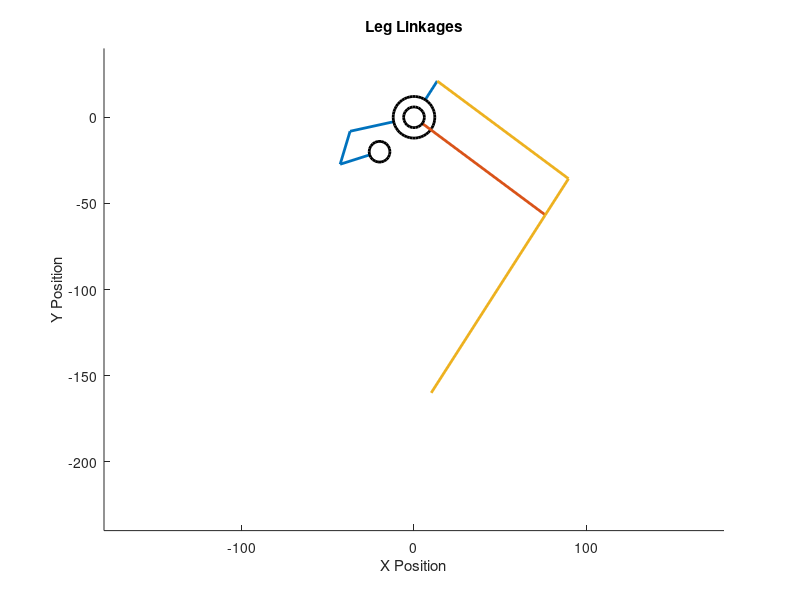

Reproduce this figure in MATLAB. (Note: this script raises an error after producing the figure.)
clearvars;
close all;

% Declare length and angle arrays
constLen = [24.0, 20.0, 38.0, 25.0, 95.0, 122.7];
varLen = [0.0, 0.0];

constAng = [135];
varAng = [0.0, 0.0, 0.0, 0.0, 0.0, 0.0, 0.0];

% linkLen = [24, 20, 38, 25, 95, 95, 120.0, 25, NaN, NaN, NaN]; % [24, 20, 35, 25, 95, 115, 154.3, 20, NaN, NaN, NaN];
% linkAng = [NaN, NaN, NaN, 0.0, NaN, NaN, NaN, NaN, NaN, 135.74, NaN, NaN]; % [NaN, NaN, NaN, 0.0, NaN, NaN, NaN, NaN, NaN, 95.74, NaN, NaN];

motor2 = [-20, -20];

footPosition = [10, -160];

function [length] = getLength(xArr, yArr)
    length = 0;
    % length = (yArr(2) - yArr(1))/(xArr(2) - xArr(1));
end


function [linkX, linkY] = generatePositions(constLen, varLen, constAng, varAng, motor2, footPosition)
    
    linkX = [];
    linkY = [];

    % General Calculations

    varLen(1) = sqrt(footPosition(1)^2 + footPosition(2)^2);
    varAng(1) = atand(abs(footPosition(2))/abs(footPosition(1)));
    if footPosition(1) > 0
        varAng(1) = 180-varAng(1);
    end
    varAng(2) = acosd((constLen(5)^2 - constLen(6)^2 - varLen(1)^2)/(-2*constLen(6)*varLen(1)));
    varAng(3) = varAng(1) - varAng(2);
    varAng(4) = 180 - constAng(1) - varAng(3);
    
    x2 = -constLen(3)*cosd(varAng(4)) - motor2(1);
    y2 = constLen(3)*sind(varAng(4)) - motor2(2);
   
    varLen(2) = sqrt(x2^2+y2^2);
    varAng(5) = atand(abs(y2)/abs(x2));
    varAng(6) = acosd((constLen(2)^2 - varLen(2)^2 - constLen(1)^2)/(-2*constLen(1)*varLen(2)));
    varAng(7) = varAng(5) - varAng(6);

    if isreal(varAng(3))
        M1Angle = atan2d(footPosition(2)+constLen(6)*sind(varAng(3)), footPosition(1)+constLen(6)*cosd(varAng(3)));
    else
        linkX = [NaN, NaN, NaN, NaN, NaN, NaN, NaN, NaN];
        linkY = [NaN, NaN, NaN, NaN, NaN, NaN, NaN, NaN];
        return
    end
    disp(varAng(4))
    
    if M1Angle > -10 || M1Angle < -120 || varAng(4) < -20
        linkX = [NaN, NaN, NaN, NaN, NaN, NaN, NaN, NaN];
        linkY = [NaN, NaN, NaN, NaN, NaN, NaN, NaN, NaN];
        return
    end

    % motor1Angle = atand(abs(footPosition(2)+constLen(6)*sind(varAng(3)))/abs(footPosition(1)+constLen(5)*cosd(varAng(3))));

    % linkLen(9) = sqrt(footPosition(1)^2 + footPosition(2)^2);
    % 
    % linkAng(5) = acosd((linkLen(9)^2 - linkLen(5)^2 - linkLen(7)^2)/(-2*linkLen(5)*linkLen(7)));
    % 
    % linkAng(7) = asind((linkLen(7)/linkLen(9))*sind(linkAng(5)));
    % 
    % linkAng(8) = atand(footPosition(1)/footPosition(2));
    % 
    % linkAng(1) = 90 - linkAng(7) + linkAng(8);
    % 
    % linkAng(3) = linkAng(5) - linkAng(1) - linkAng(4);
    % 
    % x1 = linkLen(5)*cosd(linkAng(1)) + linkLen(8)*cosd(linkAng(3));
    % y1 = -linkLen(5)*sind(linkAng(1)) + linkLen(8)*sind(linkAng(3));
    % 
    % linkLen(10) = sqrt(x1^2 + y1^2);
    % 
    % linkAng(9) = atand(abs(y1/x1));
    % 
    % temp = acosd((linkLen(6)^2 - linkLen(4)^2 - linkLen(10)^2)/(-2*linkLen(4)*linkLen(10)));
    % 
    % linkAng(2) = 90 - acosd((linkLen(6)^2 - linkLen(4)^2 - linkLen(10)^2)/(-2*linkLen(4)*linkLen(10))) + linkAng(9);
    % linkAng(11) = linkAng(10) - linkAng(2);
    % 
    % x2 = -linkLen(3) * sind(linkAng(11)) - motor2(1);
    % y2 =  linkLen(3) * cosd(linkAng(11)) - motor2(2);
    % 
    % fprintf("X: %f, Y: %f\n", x2, y2);
    % 
    % linkLen(11) = sqrt(x2^2 + y2^2);
    % 
    % linkAng(12) = acosd((linkLen(2)^2 - linkLen(1)^2 - linkLen(11)^2)/(-2*linkLen(1)*linkLen(11)));
    % 
    % linkAng(13) = atand(abs(y2/x2));
    % 
    % linkAng(6) = linkAng(13) - linkAng(12);
    
    % Link 1 Calculations
    linkX(1, :) = [motor2(1), motor2(1) - constLen(1) * cosd(varAng(7))];
    linkY(1, :) = [motor2(2), motor2(2) + constLen(1) * sind(varAng(7))];
    
    % disp("L1");
    % disp(getLength(linkX(1, :), linkY(1, :)));
    
    % Link 3 Calculations
    linkX(3, :) = [0, -constLen(3) * cosd(varAng(4))];
    linkY(3, :) = [0, constLen(3) * sind(varAng(4))];
    
    % disp("L3");
    % disp(getLength(linkX(3, :), linkY(3, :)));

    % Link 2 Calculations
    linkX(2, :) = [linkX(1, 2), linkX(3, 2)];
    linkY(2, :) = [linkY(1, 2), linkY(3, 2)];

    % disp("L2");
    % disp(getLength(linkX(:, 2), linkY(:, 2)));

    % Link 4 Calculations
    linkX(4, :) = [0, constLen(4) * cosd(varAng(3))];
    linkY(4, :) = [0, constLen(4) * sind(varAng(3))];

    % disp("L4");
    % disp(getLength(linkX(:, 4), linkY(:, 4)));

    % Link 5 Calculations
    linkX(5, :) = [0, footPosition(1) + constLen(6) * cosd(varAng(3))];
    linkY(5, :) = [0, footPosition(2) + constLen(6) * sind(varAng(3))];

    % disp("L5");
    % disp(getLength(linkX(:, 5), linkY(:, 5)));

    % Link 8 Calculations
    linkX(8, :) = [linkX(5, 2), linkX(5, 2) + constLen(4) * cosd(varAng(3))];
    linkY(8, :) = [linkY(5, 2), linkY(5, 2) + constLen(4) * sind(varAng(3))];

    % disp("L8");
    % disp(getLength(linkX(:, 8), linkY(:, 8)));

    % Link 7 Calculations
    linkX(7, :) = [footPosition(1), linkX(5, 2)];
    linkY(7, :) = [footPosition(2), linkY(5, 2)];

    % disp("L7");
    % disp(getLength(linkX(:, 7), linkY(:, 7)));

    % Link 6 Calculations
    linkX(6, :) = [linkX(4, 2), linkX(8, 2)];
    linkY(6, :) = [linkY(4, 2), linkY(8, 2)];

    % disp("L6");
    % disp(getLength(linkX(6, :), linkY(6, :))); 
end

[linkX, linkY] = generatePositions(constLen, varLen, constAng, varAng, motor2, footPosition);

figure;

lines = [];

lines(1) = line(linkX(1, :), linkY(1, :), 'LineWidth', 2);
hold on;
lines(2) = line(linkX(2, :), linkY(2, :), 'LineWidth', 2);
hold on;
lines(3) = line(linkX(3, :), linkY(3, :), 'LineWidth', 2);
hold on;
lines(4) = line(linkX(4, :), linkY(4, :), 'LineWidth', 2);
hold on;
plot(0, 0, 'o', 'MarkerSize', 30, 'LineWidth', 2, 'Color', "#000000", 'MarkerFaceColor', "#FFFFFF");
hold on;
lines(5) = line(linkX(5, :), linkY(5, :), 'LineWidth', 2);
hold on;
plot(0, 0, 'o', 'MarkerSize', 15, 'LineWidth', 2, 'Color', "#000000", 'MarkerFaceColor', "#FFFFFF");
hold on;
lines(6) = line(linkX(6, :), linkY(6, :), 'LineWidth', 2);
hold on;
lines(7) = line(linkX(7, :), linkY(7, :), 'LineWidth', 2);
hold on;
lines(8) = line(linkX(8, :), linkY(8, :), 'LineWidth', 2);
hold on;
plot(-20, -20, 'o', 'MarkerSize', 15, 'LineWidth', 2, 'Color', "#000000", 'MarkerFaceColor', "#FFFFFF");
% legend('L1', 'L2', 'L3', 'L4', 'L5', 'L6', 'L7', 'L8');

title("Leg Linkages")
xlabel("X Position")
ylabel("Y Position")

axis equal

ylim([-240 40]);
xlim([-180 180]);

footPosition = [10, -160];
[linkX, linkY] = generatePositions(constLen, varLen, constAng, varAng, motor2, footPosition);

% for lineIndex = 1:size(lines, 2)
%     set(lines(lineIndex), 'XData', linkX(lineIndex, :));
%     set(lines(lineIndex), 'YData', linkY(lineIndex, :));
% end
drawnow; 

xArr = zeros(1, 1100);
yArr = zeros(1, 1100);

index = 1;

for x = -180:2:180
    for y = -240:2:-40
        footPosition = [x, y];

        [linkX, linkY] = generatePositions(constLen, varLen, constAng, varAng, motor2, footPosition);
        if isreal(linkX) && isreal(linkY) && ~anynan(linkX) && ~anynan(linkY)
            plot(x, y, '*', 'MarkerSize', 1, 'LineWidth', 2, 'Color', "#00FF00", 'MarkerFaceColor', "#00FF00");
            hold on;
            % 
            xArr(index) = x;
            yArr(index) = y;
            index = index + 1;
            % for lineIndex = 1:size(lines, 2)
            %     set(lines(lineIndex), 'XData', linkX(lineIndex, :));
            %     set(lines(lineIndex), 'YData', linkY(lineIndex, :));
            % end
            % pause(0.1);
            
        end
    end
end

drawnow; 



T = table(transpose(xArr), transpose(yArr));

writetable(T,'myData.txt','Delimiter',',')  
type 'myData.txt'

% for z = 0:4
% 
%     t = linspace(0, 1, 25);
% 
%     P = [
%         30 -10;
%         60 -9;
%         75 27;
%         -65 68;
%         -35 -16;
%         -10 -10;
%     ];
% 
%     P2 = [
%        -10 -10
%        30 -10
%     ]
% 
%     % Make t a column vector
%     t = t(:);
% 
%     % Bernstein basis polynomials for n = 5
%     B0 = (1 - t).^5;
%     B1 = 5 * (1 - t).^4 .* t;
%     B2 = 10 * (1 - t).^3 .* t.^2;
%     B3 = 10 * (1 - t).^2 .* t.^3;
%     B4 = 5 * (1 - t)    .* t.^4;
%     B5 = t.^5;
% 
%     B10 = (1-t);
%     B11 = t;
% 
%     % B0 = (1 - t).^7;
%     % B1 = 7 * (1 - t).^6 .* t;
%     % B2 = 21 * (1 - t).^5 .* t.^2;
%     % B3 = 35 * (1 - t).^4 .* t.^3;
%     % B4 = 35 * (1 - t).^3 .* t.^4;
%     % B5 = 21 * (1 - t).^2 .* t.^5;
%     % B6 = 7 * (1 - t).^1 .* t.^6;
%     % B7 = (t).^7;
% 
% 
%     % Combine into one matrix
%     basis = [B0 B1 B2 B3 B4 B5];
% 
%     basis2 = [B10 B11];
% 
%     % Compute curve points
%     B = basis * P;
% 
%     B2 = basis2 * P2;
% 
%     for row = 1:25
%         x = B(row, 1) - 20;
%         y = B(row, 2) - 145;
% 
%         footPosition = [x, y];
% 
%         [linkX, linkY] = generatePositions(constLen, varLen, constAng, varAng, motor2, footPosition);
%         for lineIndex = 1:size(lines, 2)
%             set(lines(lineIndex), 'XData', linkX(lineIndex, :));
%             set(lines(lineIndex), 'YData', linkY(lineIndex, :));
%         end
%         pause(0.02);
%         drawnow;
%     end
% 
%     for row = 1:25
%         x = B2(row, 1) - 20;
%         y = B2(row, 2) - 145;
% 
%         footPosition = [x, y];
% 
%         [linkX, linkY] = generatePositions(constLen, varLen, constAng, varAng, motor2, footPosition);
%         for lineIndex = 1:size(lines, 2)
%             set(lines(lineIndex), 'XData', linkX(lineIndex, :));
%             set(lines(lineIndex), 'YData', linkY(lineIndex, :));
%         end
%         pause(0.04);
%         drawnow;
%     end
% 
% 
%     % for t = linspace(-15, 70, 30)
%     %     %footPosition = [-t, -0.025*(-t+70)^2-130];
%     %     footPosition = [-t, -0.0221*(t-27.5)^2-120]; %-116.6
%     %     [linkX, linkY] = generatePositions(constLen, varLen, constAng, varAng, motor2, footPosition);
%     % 
%     %     for lineIndex = 1:size(lines, 2)
%     %         set(lines(lineIndex), 'XData', linkX(lineIndex, :));
%     %         set(lines(lineIndex), 'YData', linkY(lineIndex, :));
%     %     end
%     %     pause(0.02);
%     %     drawnow;
%     % end
%     % 
%     % for x = linspace(-48-20, 18-20, 25)
%     %     footPosition = [x, -145];
%     %     [linkX, linkY] = generatePositions(constLen, varLen, constAng, varAng, motor2, footPosition);
%     % 
%     %     for lineIndex = 1:size(lines, 2)
%     %         set(lines(lineIndex), 'XData', linkX(lineIndex, :));
%     %         set(lines(lineIndex), 'YData', linkY(lineIndex, :));
%     %     end
%     %     pause(0.02);
%     %     drawnow;
%     % end
% end


% waitforbuttonpress;
% 
% set(L8Line, 'YData', [-200, -400]);
% 


% Inequalities
% 10400 >= (x+56)^2+(y+102)^2
% 8500 <= (x+120)+(y+21)^2
% 13400 <= 1.8(x-58)^2+(y+12)^2
